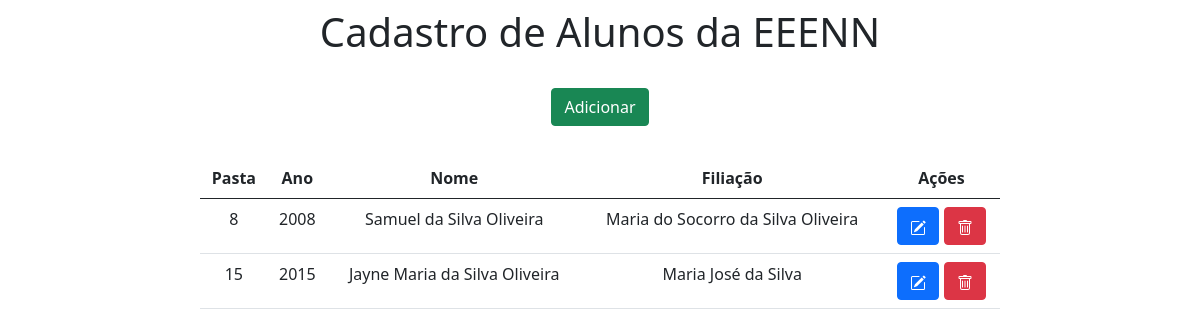
Before: / with the older database file.
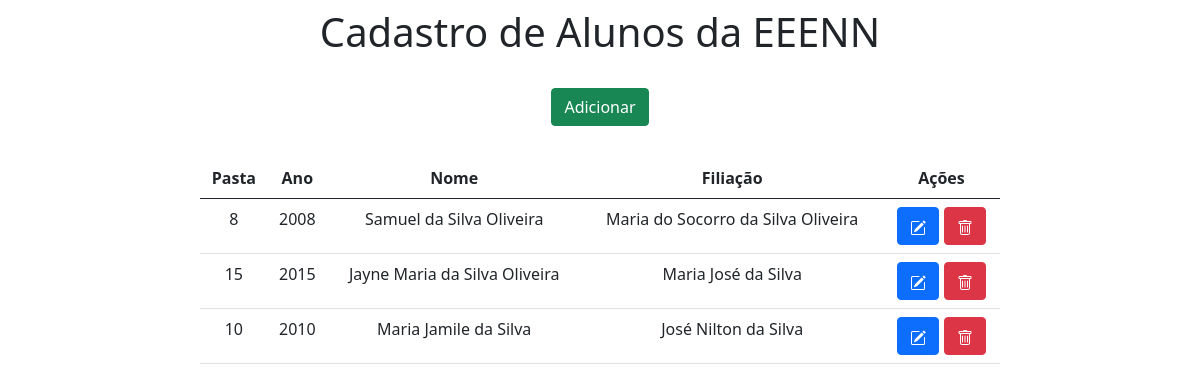
After: the same page with the newer database file.
### app/models.py (models this page shows)
class Alunos(models.Model):
    pasta = models.IntegerField()
    ano = models.IntegerField()
    nome = models.CharField(max_length=150)
    filiacao = models.CharField(max_length=100)

### app/views.py (the view)
# urls.py: 2. Add a URL to urlpatterns:  path('', views.home, name='home')
def home(request):
    data = {}
    data['db'] = Alunos.objects.all()
    return render(request, 'index.html', data)

### app/templates/index.html (shortened to what this page needs)
<!DOCTYPE html>
<html lang="pt-br">
    <head>
        <link rel="stylesheet" href="https://cdn.jsdelivr.net/npm/bootstrap@5.0.1/dist/css/bootstrap.min.css" rel="stylesheet">
    </head>
    <body>
        <div class="col-8 m-auto pt-2 pb-2 text-center">
            <h1>Cadastro de Alunos da EEENN</h1>
        </div>
        <div class="col-8 m-auto pt-3 pb-2 text-center">
            <a href="/form" class="btn btn-success">Adicionar</a>
        </div>
        <div class="col-8 m-auto pt-4 pb-2 text-center">
            <table class="table">
                <thead>
                  <tr>
                    <th scope="col">Pasta</th>
                    <th scope="col">Ano</th>
                    <th scope="col">Nome</th>
                    <th scope="col">Filiação</th>
                    <th scope="col">Ações</th>
                  </tr>
                </thead>
                <tbody>
                  {% for dbs in db %}
                  <tr>
                    <td>{{dbs.pasta}}</td>
                    <td>{{dbs.ano}}</td>
                    <td>{{dbs.nome}}</td>
                    <td>{{dbs.filiacao}}</td>
                    <td>
                      <a href="/edit/{{dbs.id}}" class="btn btn-primary"></a>
                      <a href="" class="btn btn-danger"></a>
                    </td>
                  </tr>
                  {% endfor %}
                </tbody>
              </table>
        </div>
    </body>
</html>

Changed rows visible on the page:
added Alunos: pasta "10", ano "2010", nome "Maria Jamile da Silva", filiacao "José Nilton da Silva"
